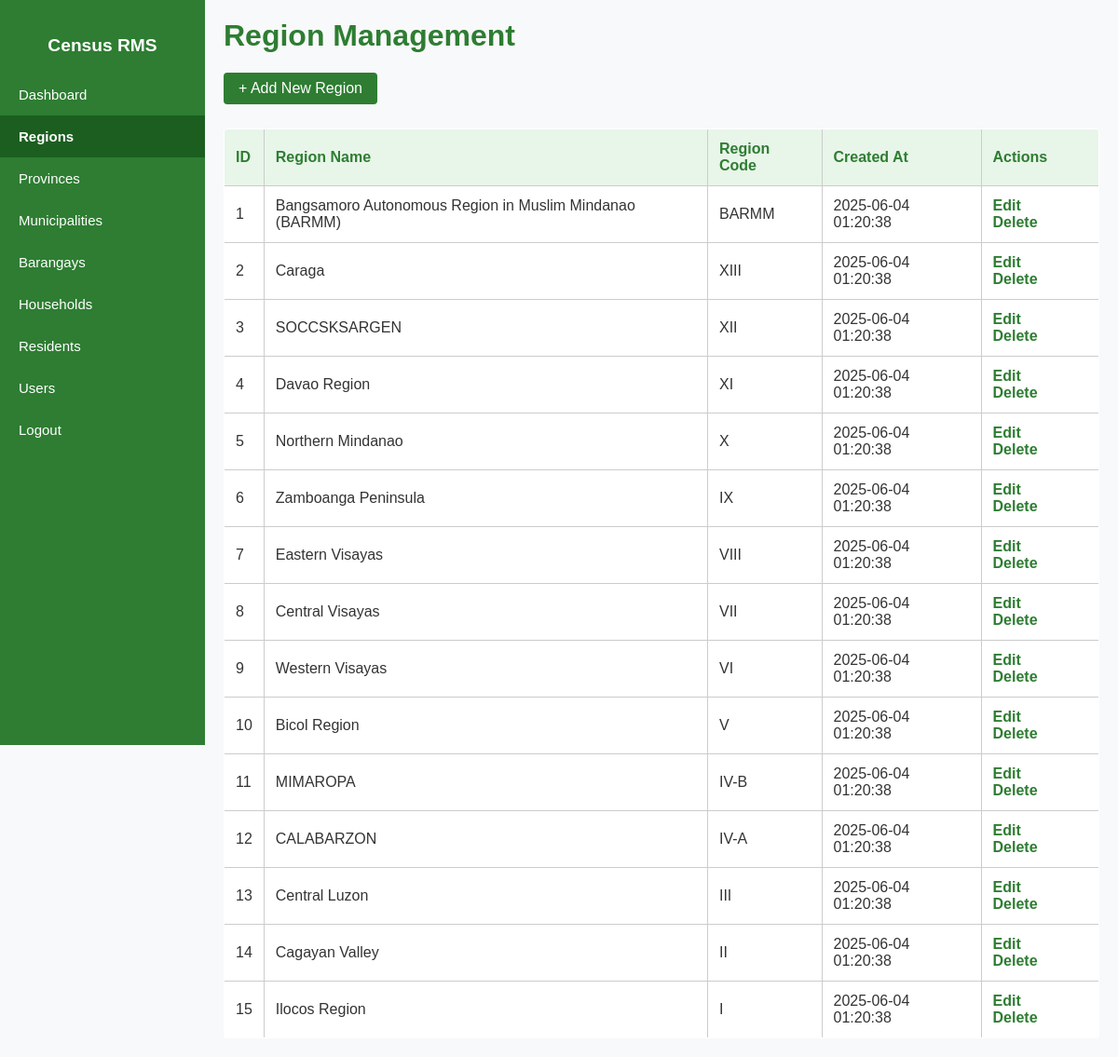
/regions/index.php (signed in), run on the app's committed database.
### tables this page shows
CREATE TABLE `regions` (
  `id` int(11) NOT NULL,
  `name` varchar(100) NOT NULL,
  `code` varchar(10) NOT NULL,
  `created_at` datetime DEFAULT current_timestamp()
);

### regions/index.php (the view, shortened to what this page needs)
<?php
require '../config/db.php';
$stmt = $pdo->query("SELECT * FROM regions ORDER BY id DESC");
$regions = $stmt->fetchAll();
?>
<!DOCTYPE html>
<html lang="en">
<head>
  <link rel="stylesheet" href="../assets/css/style.css">
</head>
<body>
<?php include '../includes/sidebar.php'; ?>
<div class="main-content">
  <h1>Region Management</h1>
  <a class="add-button" href="create.php">+ Add New Region</a>
  <table>
    <thead>
      <tr>
        <th>ID</th>
        <th>Region Name</th>
        <th>Region Code</th>
        <th>Created At</th>
        <th>Actions</th>
      </tr>
    </thead>
    <tbody>
  <?php if ($regions): ?>
    <?php $no = 1; ?>
    <?php foreach ($regions as $region): ?>
      <tr>
        <td><?= $no++ ?></td>
            <td><?= htmlspecialchars($region['name']) ?></td>
            <td><?= htmlspecialchars($region['code']) ?></td>
            <td><?= $region['created_at'] ?? '—' ?></td>
            <td class="actions">
              <a href="edit.php?id=<?= $region['id'] ?>">Edit</a>
              <a href="delete.php?id=<?= $region['id'] ?>" onclick="return confirm('Are you sure?')">Delete</a>
            </td>
          </tr>
        <?php endforeach; ?>
      <?php else: ?>
        <tr><td colspan="5">No regions found.</td></tr>
      <?php endif; ?>
    </tbody>
  </table>
</div>
</body>
</html>

### assets/css/style.css (style rules this page uses)
body { font-family: 'Poppins', sans-serif; margin: 0; padding: 0; background: #ffffff; color: #333; }

### regions/index.php (style rules this page uses)
body { font-family: Arial, sans-serif; background: #f8f9fa; margin: 0; }
.main-content { margin-left: 220px; padding: 20px; }
h1 { color: #2e7d32; margin-top: 0; }
.actions a { margin-right: 10px; color: #2e7d32; text-decoration: none; font-weight: bold; }
table { width: 100%; border-collapse: collapse; margin-top: 1rem; background: white; border-radius: 4px; overflow: hidden; }
table, th, td { border: 1px solid #ccc; }
th { background: #e8f5e9; color: #2e7d32; }
th, td { padding: 12px; text-align: left; }
.add-button { display: inline-block; background: #2e7d32; color: white; padding: 8px 16px; border-radius: 4px; text-decoration: none; margin-bottom: 10px; }

### includes/sidebar.php (style rules this page uses)
.main-content { margin-left: 220px; padding: 20px; }

### data on the page
regions: name "Bangsamoro Autonomous Region in Muslim Mindanao (BARMM)", code "BARMM", created_at "2025-06-04 01:20:38"
regions: name "Caraga", code "XIII", created_at "2025-06-04 01:20:38"
regions: name "SOCCSKSARGEN", code "XII", created_at "2025-06-04 01:20:38"
regions: name "Davao Region", code "XI", created_at "2025-06-04 01:20:38"
regions: name "Northern Mindanao", code "X", created_at "2025-06-04 01:20:38"
regions: name "Zamboanga Peninsula", code "IX", created_at "2025-06-04 01:20:38"
regions: name "Eastern Visayas", code "VIII", created_at "2025-06-04 01:20:38"
regions: name "Central Visayas", code "VII", created_at "2025-06-04 01:20:38"
regions: name "Western Visayas", code "VI", created_at "2025-06-04 01:20:38"
regions: name "Bicol Region", code "V", created_at "2025-06-04 01:20:38"
regions: name "MIMAROPA", code "IV-B", created_at "2025-06-04 01:20:38"
regions: name "CALABARZON", code "IV-A", created_at "2025-06-04 01:20:38"
regions: name "Central Luzon", code "III", created_at "2025-06-04 01:20:38"
regions: name "Cagayan Valley", code "II", created_at "2025-06-04 01:20:38"
regions: name "Ilocos Region", code "I", created_at "2025-06-04 01:20:38"
